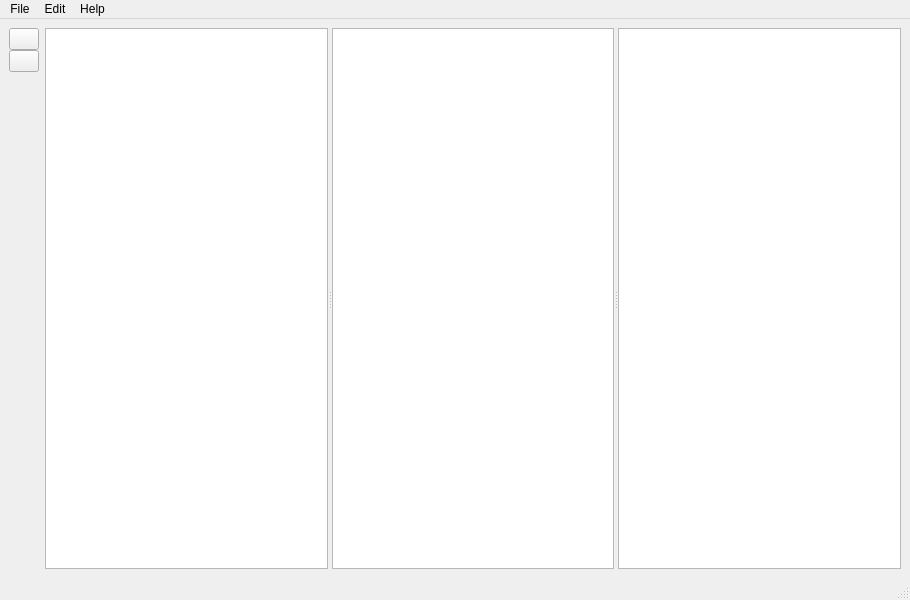
<?xml version="1.0" encoding="UTF-8"?>
<ui version="4.0">
 <class>MainWindow</class>
 <widget class="QMainWindow" name="MainWindow">
  <property name="geometry">
   <rect>
    <x>0</x>
    <y>0</y>
    <width>910</width>
    <height>600</height>
   </rect>
  </property>
  <property name="windowTitle">
   <string notr="true">DeepTags</string>
  </property>
  <widget class="QWidget" name="centralwidget">
   <layout class="QHBoxLayout" name="horizontalLayout">
    <item>
     <layout class="QVBoxLayout" name="verticalLayout">
      <property name="spacing">
       <number>0</number>
      </property>
      <property name="sizeConstraint">
       <enum>QLayout::SetFixedSize</enum>
      </property>
      <item>
       <widget class="QPushButton" name="collapseButton">
        <property name="sizePolicy">
         <sizepolicy hsizetype="Fixed" vsizetype="Fixed">
          <horstretch>0</horstretch>
          <verstretch>0</verstretch>
         </sizepolicy>
        </property>
        <property name="minimumSize">
         <size>
          <width>30</width>
          <height>0</height>
         </size>
        </property>
        <property name="maximumSize">
         <size>
          <width>30</width>
          <height>30</height>
         </size>
        </property>
        <property name="baseSize">
         <size>
          <width>30</width>
          <height>0</height>
         </size>
        </property>
        <property name="text">
         <string/>
        </property>
        <property name="icon">
         <iconset resource="../DeepTags.qrc">
          <normaloff>:/images/collapse.png</normaloff>:/images/collapse.png</iconset>
        </property>
       </widget>
      </item>
      <item>
       <widget class="QPushButton" name="expandButton">
        <property name="sizePolicy">
         <sizepolicy hsizetype="Fixed" vsizetype="Fixed">
          <horstretch>0</horstretch>
          <verstretch>0</verstretch>
         </sizepolicy>
        </property>
        <property name="minimumSize">
         <size>
          <width>30</width>
          <height>0</height>
         </size>
        </property>
        <property name="maximumSize">
         <size>
          <width>30</width>
          <height>30</height>
         </size>
        </property>
        <property name="baseSize">
         <size>
          <width>30</width>
          <height>0</height>
         </size>
        </property>
        <property name="text">
         <string/>
        </property>
        <property name="icon">
         <iconset resource="../DeepTags.qrc">
          <normaloff>:/images/arrowdown.png</normaloff>:/images/arrowdown.png</iconset>
        </property>
        <property name="iconSize">
         <size>
          <width>16</width>
          <height>16</height>
         </size>
        </property>
       </widget>
      </item>
      <item>
       <spacer name="verticalSpacer">
        <property name="orientation">
         <enum>Qt::Vertical</enum>
        </property>
        <property name="sizeHint" stdset="0">
         <size>
          <width>20</width>
          <height>40</height>
         </size>
        </property>
       </spacer>
      </item>
     </layout>
    </item>
    <item>
     <widget class="QSplitter" name="splitter">
      <property name="orientation">
       <enum>Qt::Horizontal</enum>
      </property>
      <property name="childrenCollapsible">
       <bool>false</bool>
      </property>
      <widget class="TagsTreeView" name="tagsTreeView">
       <attribute name="headerVisible">
        <bool>false</bool>
       </attribute>
      </widget>
      <widget class="DocumentsListView" name="documentsListView"/>
      <widget class="DocumentContentView" name="documentContentView"/>
     </widget>
    </item>
   </layout>
  </widget>
  <widget class="QMenuBar" name="menubar">
   <property name="geometry">
    <rect>
     <x>0</x>
     <y>0</y>
     <width>910</width>
     <height>19</height>
    </rect>
   </property>
   <widget class="QMenu" name="menuFile">
    <property name="title">
     <string>File</string>
    </property>
    <widget class="QMenu" name="recentlyOpenedFilesMenu">
     <property name="title">
      <string>Recently Opened Files</string>
     </property>
     <addaction name="separator"/>
    </widget>
    <addaction name="newFileAction"/>
    <addaction name="recentlyOpenedFilesMenu"/>
    <addaction name="changeDataDirAction"/>
    <addaction name="openDataDirAction"/>
    <addaction name="separator"/>
    <addaction name="quitAction"/>
   </widget>
   <widget class="QMenu" name="menuEdit">
    <property name="title">
     <string>Edit</string>
    </property>
    <widget class="QMenu" name="setStyleMenu">
     <property name="title">
      <string>Themes</string>
     </property>
     <addaction name="separator"/>
     <addaction name="nativeThemeAction"/>
     <addaction name="qbreezeDarkAction"/>
     <addaction name="qbreezeLightAction"/>
    </widget>
    <addaction name="markdownReadersAction"/>
    <addaction name="reloadElementsAction"/>
    <addaction name="setStyleMenu"/>
    <addaction name="showDocumentContentViewAction"/>
    <addaction name="separator"/>
    <addaction name="settingsAction"/>
   </widget>
   <widget class="QMenu" name="menu">
    <property name="title">
     <string>Help</string>
    </property>
    <addaction name="aboutAction"/>
   </widget>
   <addaction name="menuFile"/>
   <addaction name="menuEdit"/>
   <addaction name="menu"/>
  </widget>
  <widget class="QStatusBar" name="statusbar"/>
  <action name="newFileAction">
   <property name="icon">
    <iconset resource="../DeepTags.qrc">
     <normaloff>:/images/addFile.png</normaloff>:/images/addFile.png</iconset>
   </property>
   <property name="text">
    <string>New File</string>
   </property>
   <property name="shortcut">
    <string>Ctrl+N</string>
   </property>
  </action>
  <action name="changeDataDirAction">
   <property name="text">
    <string>Set/Change The Data Directory</string>
   </property>
  </action>
  <action name="openDataDirAction">
   <property name="text">
    <string>Open the Data Directory</string>
   </property>
  </action>
  <action name="quitAction">
   <property name="icon">
    <iconset resource="../DeepTags.qrc">
     <normaloff>:/images/quit.png</normaloff>:/images/quit.png</iconset>
   </property>
   <property name="text">
    <string>Quit</string>
   </property>
   <property name="shortcut">
    <string>Ctrl+Q</string>
   </property>
  </action>
  <action name="actionNative_Style">
   <property name="text">
    <string>Native Style</string>
   </property>
  </action>
  <action name="actionBreeze_Dark">
   <property name="text">
    <string>Dark Style</string>
   </property>
  </action>
  <action name="actionBreeze_Light">
   <property name="text">
    <string>Light Style</string>
   </property>
  </action>
  <action name="markdownReadersAction">
   <property name="text">
    <string>Markdown Readers</string>
   </property>
  </action>
  <action name="reloadElementsAction">
   <property name="text">
    <string>Reload Elements</string>
   </property>
  </action>
  <action name="actionDisplay_Integrated_Reader">
   <property name="checkable">
    <bool>true</bool>
   </property>
   <property name="checked">
    <bool>true</bool>
   </property>
   <property name="text">
    <string>Display Integrated Reader</string>
   </property>
  </action>
  <action name="aboutAction">
   <property name="text">
    <string>About</string>
   </property>
  </action>
  <action name="settingsAction">
   <property name="text">
    <string>Settings</string>
   </property>
  </action>
  <action name="showDocumentContentViewAction">
   <property name="checkable">
    <bool>true</bool>
   </property>
   <property name="checked">
    <bool>false</bool>
   </property>
   <property name="text">
    <string>Show Document Viewer</string>
   </property>
   <property name="toolTip">
    <string>Show Document Viewer</string>
   </property>
  </action>
  <action name="nativeThemeAction">
   <property name="checkable">
    <bool>true</bool>
   </property>
   <property name="text">
    <string>Native</string>
   </property>
  </action>
  <action name="qbreezeDarkAction">
   <property name="checkable">
    <bool>true</bool>
   </property>
   <property name="text">
    <string>QBreeze Dark</string>
   </property>
  </action>
  <action name="qbreezeLightAction">
   <property name="checkable">
    <bool>true</bool>
   </property>
   <property name="text">
    <string>QBreeze Light</string>
   </property>
  </action>
 </widget>
 <customwidgets>
  <customwidget>
   <class>TagsTreeView</class>
   <extends>QTreeView</extends>
   <header>TagsTreeView.h</header>
  </customwidget>
  <customwidget>
   <class>DocumentsListView</class>
   <extends>QListView</extends>
   <header>DocumentsListView.h</header>
  </customwidget>
  <customwidget>
   <class>DocumentContentView</class>
   <extends>QTextBrowser</extends>
   <header>DocumentContentView.h</header>
  </customwidget>
 </customwidgets>
 <resources>
  <include location="../DeepTags.qrc"/>
 </resources>
 <connections/>
</ui>
